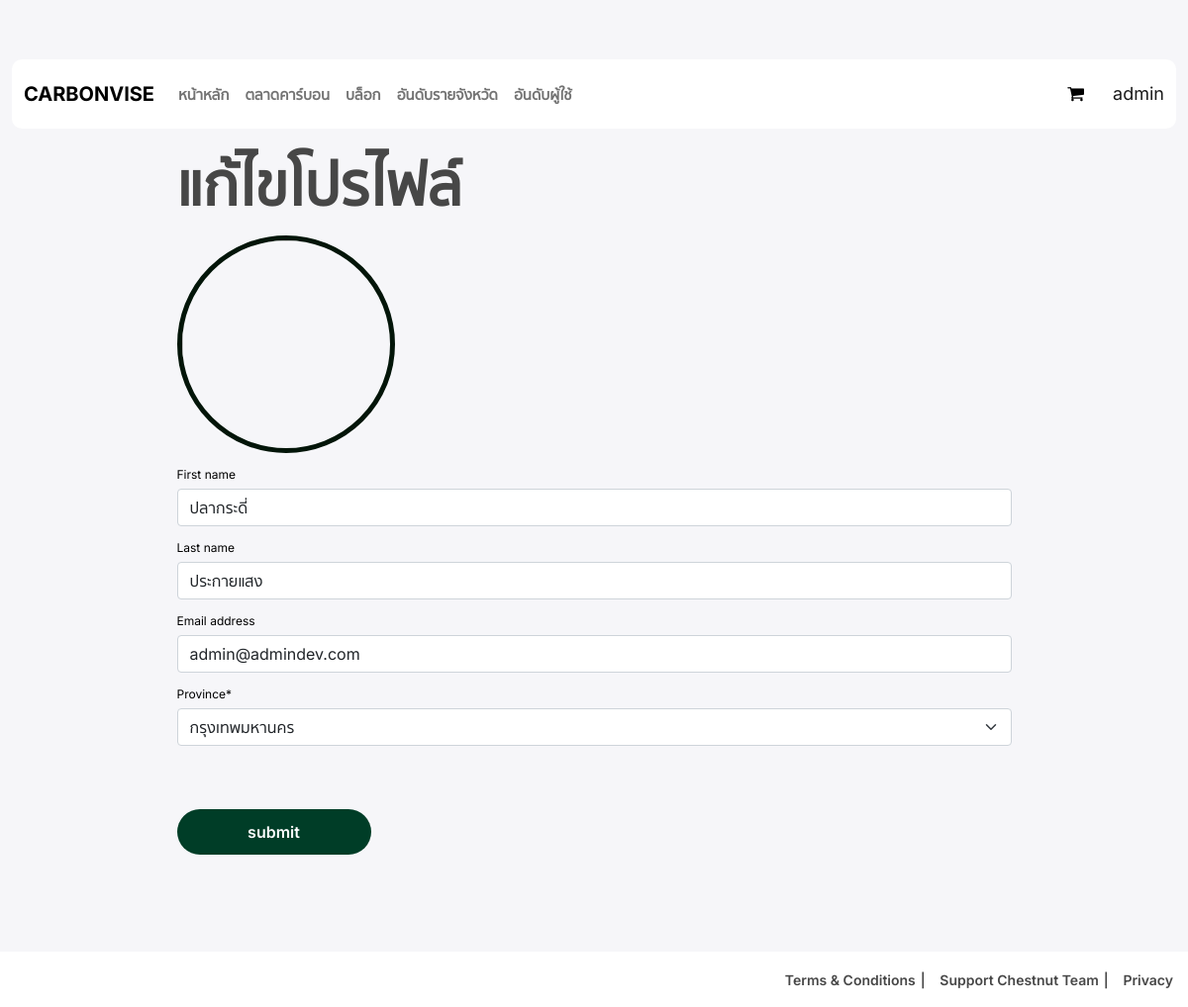
Screenshot of /profile/update/AWgp2opMFM (signed in) with the database file from the repository.
### users/models.py (models this page shows, shortened)
class User(AbstractUser):
    is_dealer = models.BooleanField(default=False)
    province = models.CharField(max_length=100, choices=PROVINCES, default='')
    slug = models.SlugField(unique=True,null=True,blank=True)

### profiles/views.py (the view)
# urls.py: path('update/<slug:slug>', views.ProfileUpdateView.as_view(), name='profile_update'),
class ProfileUpdateView(LoginRequiredMixin, UpdateView):
    template_name = 'profiles/profile_form.html'
    model = User
    form_class = ProfileForm

### profiles/forms.py
class ProfileForm(forms.ModelForm):
    class Meta:
        model = User
        exclude = []
        fields = ['first_name','last_name','email','province']

### profiles/templates/profiles/profile_form.html (shortened to what this page needs)
{% extends 'base.html' %}
{% load static %}
{% load crispy_forms_tags %}
{% block content %}
	<section class="">
		<div class="container alley">
			<div class="">
                    <h1>แก้ไขโปรไฟล์</h1>
					<form action="" method="POST" enctype="multipart/form-data">
                        <div class="my-3">
                            <img src="{% if user.profile.image %}
                            {{user.profile.image.url}}
                            {% else %}
                            {% static 'img/carbonvise.png' %}
                            {% endif %}" class="profile_image_act" alt="">
                        </div>
                        {{form|crispy}}
                        <div class="input_center">
                            <div class= "button_wrapper">
                                <button class="site-btn my-5" type="submit" value="submit">
                                    submit
                                </button>
                            </div>
                        </div>
                    </form>
			</div>
		</div>
	</section>
{% endblock %}

### templates/base.html (shortened to what this page needs)
{% load static %}
<!DOCTYPE html>
<html lang="en">
<head>
	<link rel="stylesheet" href="{% static 'css/bootstrap.min.css' %}"/>
	<link rel="stylesheet" href="{% static 'css/font-awesome.min.css' %}"/>
	<link rel="stylesheet" href="{% static 'css/owl.carousel.css' %}"/>
	<link rel="stylesheet" href="{% static 'css/style.css' %}"/>
	<link rel="stylesheet" href="{% static 'css/footer.css' %}"/>
	<link rel="stylesheet" href="{% static 'css/badge-view.css' %}"/>
	<link rel="stylesheet" href="{% static 'css/session.css' %}"/>
	<link rel="stylesheet" href="{% static 'css/dealer.css' %}"/>
	<link rel="stylesheet" href="{% static 'css/frontend/blogs-inside.css' %}"/>
	<link rel="stylesheet" href="{% static 'css/frontend/blogs.css' %}"/>
	<link rel="stylesheet" href="{% static 'css/frontend/cart.css' %}"/>
	<link rel="stylesheet" href="{% static 'css/frontend/comment-section.css' %}"/>
	<link rel="stylesheet" href="{% static 'css/frontend/index.css' %}"/>
	<link rel="stylesheet" href="{% static 'css/frontend/leaderboard.css' %}"/>
	<link rel="stylesheet" href="{% static 'css/frontend/market-inside.css' %}"/>
	<link rel="stylesheet" href="{% static 'css/frontend/market.css' %}"/>
	<link rel="stylesheet" href="{% static 'css/frontend/profile.css' %}"/>
	<link rel="stylesheet" href="{% static 'css/frontend/receipt.css' %}"/>
</head>
<body>
	<header class="header-section">
		<div class="container">
			<nav class="navbar navbar-expand-lg navbar-light  sticky-top">
				<div class="container-fluid">
				  <a class="navbar-brand" href="{% url 'index' %}"><strong>CARBONVISE</strong></a>
				  <div class="collapse navbar-collapse" id="navbarText">
					<ul class="navbar-nav me-auto mb-2 mb-lg-0">
						<li class="nav-item">
							<a class="nav-link"  href="{% url 'index' %}">หน้าหลัก</a>
						</li>
						<li class="nav-item">
							<a class="nav-link" href="{% url 'market:market_list' %}">ตลาดคาร์บอน</a>
						</li>
						<li class="nav-item">
							<a class="nav-link" href="{% url 'blogs:post_list' %}">บล็อก</a>
						</li>
						<li class="nav-item">
							<a class="nav-link" href="{% url 'leaderboards:leaderboards' %}">อันดับรายจังหวัด</a>
						</li>
						<li class="nav-item">
							<a class="nav-link" href="{% url 'leaderboards:user_by_credits' %}">อันดับผู้ใช้</a>
						</li>
					</ul>
					<span class="navbar-text">
						<span class="nav-cart me-4">
							<a class="" href="{% url 'cart:carts' %}" style="text-decoration:none">
								<i class="fa fa-shopping-cart"  ></i>
							</a>
						</span>
						{% if user.is_authenticated %}
							<a class="font-weight-bold " href="{% url 'profiles:profile_page' user.profile.slug %}" style="text-decoration:none">{{user}}</a>
						{% else %}
							<a href="{% url 'account_login' %}?next={{request.build_absolute_uri}}" class="nav-item me-3" style="text-decoration:none"> Login</a>
							<a href="{% url 'account_signup' %}" class="nav-item" style="text-decoration:none"> Sign up</a>
						{% endif %}
					</span>
				  </div>
				</div>
			  </nav>
		</div>
	</header>
{% block content %}
{% endblock %}
		<div class="footer-bottom">
			<div class="footer-warp">
				<ul class="footer-menu">
					<li><a href="#">Terms & Conditions</a></li>
					<li><a href="#">Support Chestnut Team</a></li>
					<li><a href="#">Privacy</a></li>
				</ul>
			</div>
		</div>
</html>

### static/css/style.css (style rules this page uses)
.navbar-text { font-size: large; }
.nav-item { font-size: larger; }
.nav-link { position: relative; }
.nav-cart { margin-right: 10px; }
.container.alley { max-width: 867px; }
.profile_image_act { width: 220px; height: 220px; border-radius: 50%; margin-right: 50px; border: 5px solid #031509; }
body { background-color: #F6F6F9; padding-top: 150px; height: 100%; font-family: 'Plus Jakarta Sans', 'sukhum', sans-serif; -webkit-font-smoothing: antialiased; }
h1, h2, h3, h4, h5, h6 { margin: 0; font-weight: 900; color: #474747; }
h1 { font-size: 60px; }
img { max-width: 100%; }
::placeholder { font-style: italic; }
a { text-decoration: none; }
ul, ol { padding: 0; margin: 0; }
.site-btn { display: inline-block; min-width: 196px; text-align: center; border: none; border-radius: 1.5rem; padding: 15px 10px; font-weight: 600; font-size: 16px; position: relative; color: #fff; cursor: pointer; background: #003d27; }
.header-section { position: absolute; width: 100%; top: 0; left: 0; padding-top: 60px; }
.footer-warp { max-width: 1559px; padding: 0 15px; margin: 0 auto; }
.footer-bottom { overflow: hidden; background: #FFFFFF; padding: 20px 0; margin-top: 50px; }
.footer-menu { list-style: none; float: right; }
.footer-menu li { display: inline; }
.footer-menu li:last-child a { padding-right: 0; margin-right: 0; }
.footer-menu li:last-child a:after { display: none; }
.footer-menu li a { display: inline-block; font-size: 14px; font-weight: 600; color: #474747; padding-right: 10px; margin-right: 10px; position: relative; }
.footer-menu li a:after { position: absolute; content: "|"; right: 0; top: 0; }
@media (min-width: 1200px) { .container { max-width: 1180px; } }

### static/css/frontend/index.css (style rules this page uses)
* { margin: 0; padding: 0; box-sizing: border-box; font-family: 'Inter', 'sukhum', sans-serif; color: black; }
body { background-color: #F6F6F9; line-height: 1; }
.container { margin: 0 auto; font-size: 12px; border-radius: 10px; max-width: 1408px; }
nav { border-radius: 10px; background: white; height: 70px; margin-bottom: 10px; }
.nav-link { font-size: 15px; font-weight: 900; }
.navbar { width: 100%; margin: 0 auto; }

### rows the page displays
User: username "admin", first_name "ปลากระดี่", last_name "ประกายแสง", email "admin@admindev.com", province "กรุงเทพมหานคร"
